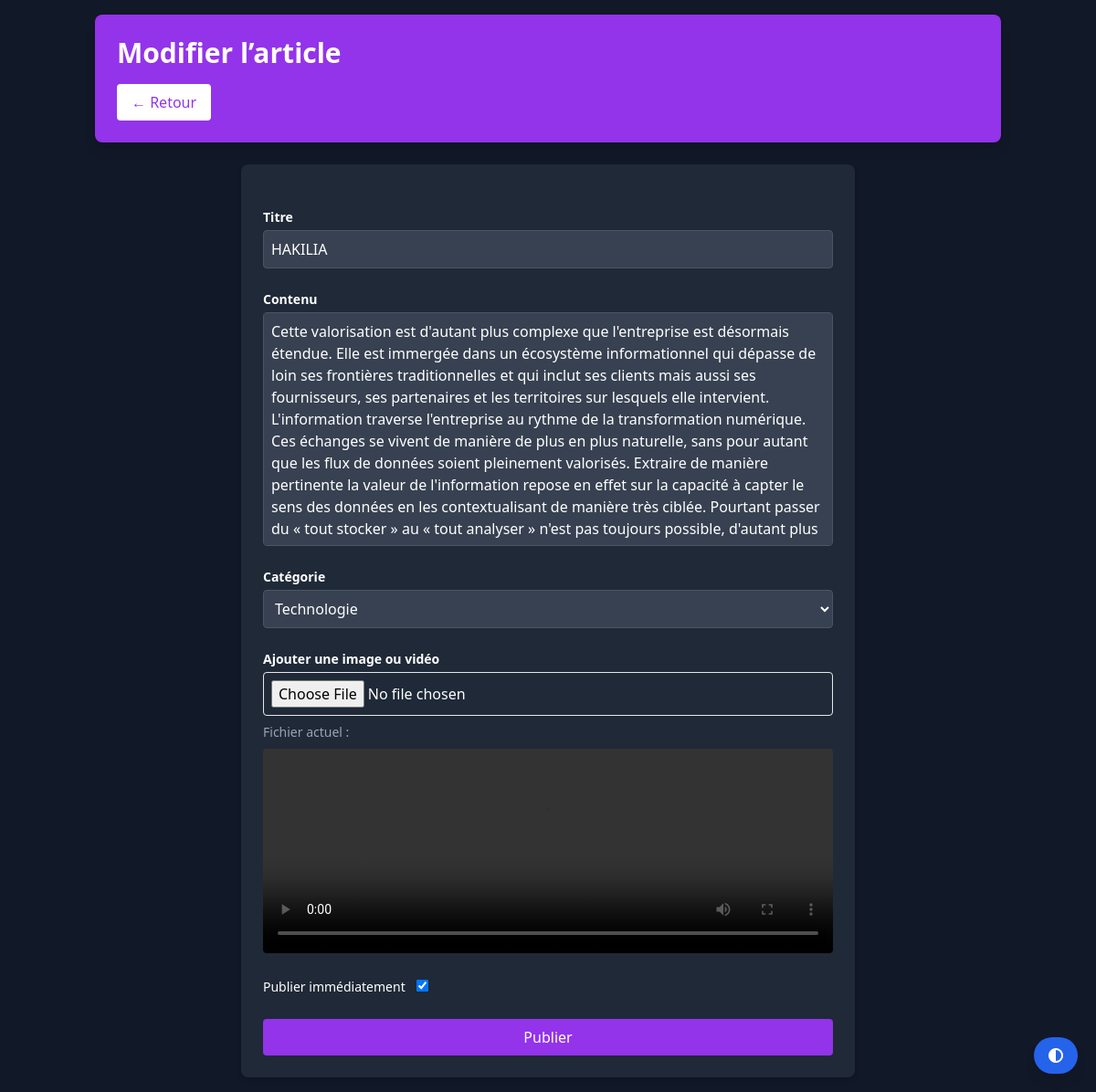
Page /edit-post/3 (signed in) on the committed database.
### models.py (models this page shows)
class BlogPost(db.Model):
    id = db.Column(db.Integer, primary_key=True, autoincrement=True)
    title = db.Column(db.String(100), nullable=False)
    content = db.Column(db.Text, nullable=False)
    media_path = db.Column(db.String(200), nullable=True)
    published = db.Column(db.Boolean, default=False)
    created_at = db.Column(db.DateTime, default=datetime.utcnow)
    views = db.Column(db.Integer, default=0)
    likes = db.Column(db.Integer, default=0)
    category_id = db.Column(db.Integer, db.ForeignKey('category.id'), nullable=False)
    author_id = db.Column(db.Integer, db.ForeignKey('user.id'), nullable=False)
    comments = db.relationship('Comment', backref='post', cascade='all, delete-orphan', lazy=True)

### app.py (the view, shortened to what this page needs)
@app.route('/edit-post/<int:post_id>', methods=['GET', 'POST'])
@login_required
def edit_post(post_id):
    post = BlogPost.query.get_or_404(post_id)
    form = BlogPostForm(obj=post)
    form.category.choices = [(cat.id, cat.name) for cat in Category.query.all()]
    return render_template('edit_post.html', form=form, post=post)

### forms.py
class BlogPostForm(FlaskForm):
    title = StringField('Titre', validators=[DataRequired()])
    content = TextAreaField('Contenu', validators=[DataRequired()])
    category = SelectField('Catégorie', coerce=int, validators=[DataRequired()])
    published = BooleanField('Publier immédiatement')
    media = FileField('Ajouter une image ou vidéo')
    submit = SubmitField('Publier')

### app.py (called while the page is built)
@login_manager.user_loader
def load_user(user_id):
    return User.query.get(int(user_id))

### templates/edit_post.html (shortened to what this page needs)
{% extends "base.html" %}
{% block extra_css %}
<link href="https://cdn.quilljs.com/1.3.6/quill.snow.css" rel="stylesheet">
{% endblock %}
{% block content %}
<header class="bg-purple-600 text-white p-6 rounded-lg shadow-lg mb-6">
    <h1 class="text-3xl font-bold">Modifier l’article</h1>
    <a href="{{ url_for('dashboard') }}" class="inline-block mt-4 bg-white text-purple-600 px-4 py-2 rounded hover:bg-gray-100">← Retour</a>
</header>
<div class="bg-white dark:bg-gray-800 p-6 rounded-lg shadow-md max-w-2xl mx-auto">
    <form action="{{ url_for('edit_post', post_id=post.id) }}" method="POST" enctype="multipart/form-data" class="space-y-6" id="edit-form">
        <div>
            {{ form.title.label(class="block text-sm font-semibold mb-1") }}
            {{ form.title(class="w-full p-2 border rounded dark:bg-gray-700 dark:border-gray-600") }}
        </div>
        <div>
            <label for="editor" class="block text-sm font-semibold mb-1">Contenu</label>
            <div id="editor" class="bg-white dark:bg-gray-700 h-64 rounded border dark:border-gray-600 p-2 overflow-y-auto">
                {{ form.content.data|safe or '' }}
            </div>
        </div>
        <div>
            {{ form.category.label(class="block text-sm font-semibold mb-1") }}
            {{ form.category(class="w-full p-2 border rounded dark:bg-gray-700 dark:border-gray-600") }}
        </div>
        <div>
            {{ form.media.label(class="block text-sm font-semibold mb-1") }}
            {{ form.media(class="w-full p-2 border rounded") }}
            {% if post.media_path %}
                <p class="text-sm text-gray-500 dark:text-gray-400 mt-2">Fichier actuel :</p>
                {% if post.media_path.endswith('mp4') %}
                    <video controls class="w-full max-h-56 mt-2 rounded">
                        <source src="{{ url_for('static', filename='uploads/' + post.media_path) }}" type="video/mp4">
                    </video>
                {% else %}
                    <img src="{{ url_for('static', filename='uploads/' + post.media_path) }}" alt="media" class="mt-2 rounded max-h-56">
                {% endif %}
            {% endif %}
        </div>
        <div>
            {{ form.published.label(class="inline-block mr-2 text-sm font-medium") }}
            {{ form.published() }}
        </div>
        <button type="submit" class="w-full bg-purple-600 text-white py-2 px-4 rounded hover:bg-purple-700 transition">
            {{ form.submit.label.text or 'Mettre à jour' }}
        </button>
    </form>
</div>
{% endblock %}

### rows in the picture
BlogPost: title "HAKILIA", content.data "Cette valorisation est d'autant plus complexe que l'entreprise est désormais étendue. Elle est immergée dans un écosystème informationnel qui dépasse de loin ses frontières traditionnelles et qui inclut ses clients mais aussi ses fournisseurs, ses partenaires et les territoires sur lesquels elle intervient. L'information traverse l'entreprise au rythme de la transformation numérique. Ces échanges se vivent de manière de plus en plus naturelle, sans pour autant que les flux de données soient pleinement valorisés. Extraire de manière pertinente la valeur de l'information repose en effet sur la capacité à capter le sens des données en les contextualisant de manière très ciblée. Pourtant passer…", category "Technologie", published "☑"
